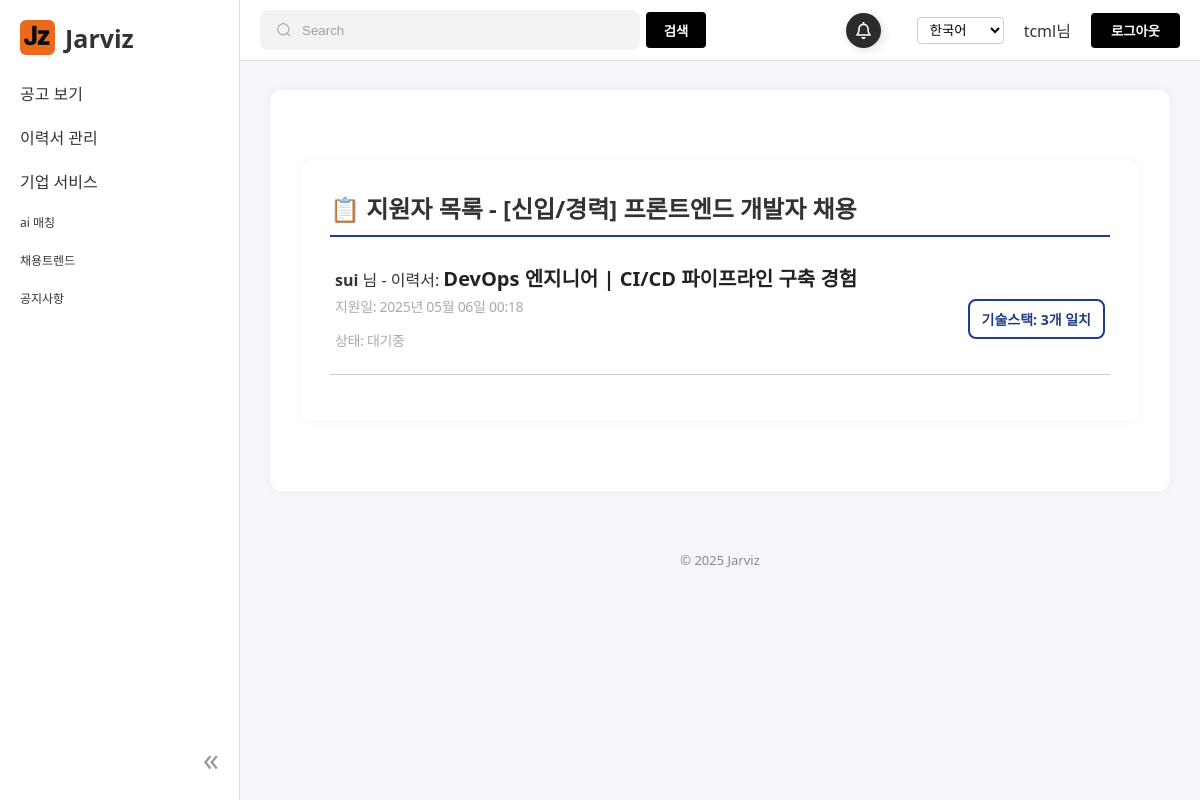
The app's page /jobs/3/applicants/ (signed in) with its own data.
### accounts/models.py (models this page shows, shortened)
class UserAccount(AbstractBaseUser, PermissionsMixin):
    username = models.CharField(max_length=30, unique=True)
    email = models.EmailField()
    full_name = models.CharField(max_length=100, blank=True, null=True)
    is_company = models.BooleanField(default=False)
    company_name = models.CharField(max_length=100, blank=True, null=True)
    contact_person = models.CharField(max_length=50, blank=True, null=True)
    phone_number = models.CharField(max_length=20, blank=True, null=True)
    company_website = models.URLField(blank=True, null=True)
    is_active = models.BooleanField(default=True)
    is_staff = models.BooleanField(default=False)
    groups = models.ManyToManyField(
        Group,
        related_name='useraccount_groups',
        blank=True
    )
    user_permissions = models.ManyToManyField(
        Permission,
        related_name='useraccount_permissions',
        blank=True
    )
    objects = UserAccountManager()
    USERNAME_FIELD = 'username'
    REQUIRED_FIELDS = ['email']

### workhub/models.py (models this page shows, shortened)
class JobPost(models.Model):
    employer = models.ForeignKey(
        User,
        on_delete=models.CASCADE,
        limit_choices_to={'is_company': True},
        related_name='workhub_jobposts'
    )
    title = models.CharField(max_length=200)
    description = models.TextField()
    category = models.CharField(max_length=20, choices=CATEGORY_CHOICES)
    salary = models.CharField(max_length=100)
    deadline = models.DateField()
    created_at = models.DateTimeField(auto_now_add=True)
    location = models.CharField(max_length=100, choices=LOCATION_CHOICES, default='seoul')
    experience = models.CharField(max_length=20, choices=EXPERIENCE_CHOICES, default='entry')
    education = models.CharField(max_length=20, choices=EDUCATION_CHOICES, default='bachelor')
    tech_stack = models.ManyToManyField(TechStack, blank=True)
    views = models.PositiveIntegerField(default=0)  # 조회수
    applicants = models.PositiveIntegerField(default=0)  # 지원자 수
    class Meta:
        ordering = ['-created_at']

class Application(models.Model):
    STATUS_CHOICES = [
        ('pending', '대기중'),
        ('reviewed', '검토중'),
        ('accepted', '합격'),
        ('rejected', '불합격'),
    ]
    user = models.ForeignKey(
        settings.AUTH_USER_MODEL,
        on_delete=models.CASCADE,
        related_name='applications'
    )
    resume = models.ForeignKey(
        Resume,
        on_delete=models.CASCADE,
        related_name='applications'
    )
    job = models.ForeignKey(
        JobPost,
        on_delete=models.CASCADE,
        related_name='applications'
    )
    cover_letter = models.TextField(blank=True)
    status = models.CharField(max_length=20, choices=STATUS_CHOICES, default='pending')
    applied_at = models.DateTimeField(auto_now_add=True)
    class Meta:
        unique_together = ('resume', 'job')
        ordering = ['-applied_at']

class Resume(models.Model):
    user = models.ForeignKey(User, on_delete=models.CASCADE)
    title = models.CharField(max_length=200)
    content = models.TextField()
    uploaded_file = models.FileField(upload_to='resumes/%Y/%m/%d/', blank=True, null=True)
    experience = models.CharField(max_length=20, choices=EXPERIENCE_CHOICES, default='entry')
    education = models.CharField(max_length=20, choices=EDUCATION_CHOICES, default='bachelor')
    preferred_location = models.CharField(max_length=20, choices=LOCATION_CHOICES, default='seoul')
    category = models.CharField(max_length=20, choices=CATEGORY_CHOICES)
    tech_stack = models.ManyToManyField(TechStack, blank=True)
    preferred_location = models.CharField(
        max_length=20,
        choices=LOCATION_CHOICES,
        default='seoul',
        verbose_name='근무 가능 지역'
    )
    created_at = models.DateTimeField(auto_now_add=True)

### workhub/views.py (the view)
# urls.py: path('jobs/<int:pk>/applicants/', JobApplicantsView.as_view(), name='job_applicants'),
class JobApplicantsView(LoginRequiredMixin, UserPassesTestMixin, DetailView):
    model = JobPost
    template_name = 'company/job_applicants.html'
    context_object_name = 'job'
    def get_context_data(self, **kwargs):
        context = super().get_context_data(**kwargs)
        applications = self.object.applications.select_related('user', 'resume')
        job_tech_ids = set(self.object.tech_stack.values_list('id', flat=True))  # 기준 공고의 기술 스택
        for app in applications:
            resume_tech_ids = set(app.resume.tech_stack.values_list('id', flat=True))
            app.matched_tech_count = len(job_tech_ids & resume_tech_ids)  # 동적으로 속성 추가
        context['applications'] = applications
        return context
    def test_func(self):
        job = self.get_object()
        return self.request.user == job.employer and self.request.user.is_company

### workhub/context_processors.py (called while the page is built)
def latest_job_post(request):
    if request.user.is_authenticated and request.user.is_company:
        latest_job = JobPost.objects.filter(employer=request.user).order_by('-created_at').first()
        return {'latest_job': latest_job}
    return {}

### templates/company/job_applicants.html (shortened to what this page needs)
{% extends "base.html" %}
{% load static %}
{% block content %}
<link rel="stylesheet" href="{% static 'css/job.css' %}">
<div class="job-container">
  <h2 class="job-title">📋 지원자 목록 - {{ job.title }}</h2>
  {% if applications %}
    <ul class="job-list">
      {% for application in applications %}
        <li class="job-list-item-line">
          <div class="job-list-left">
            <strong>{{ application.user.username }}</strong> 님 - 이력서:
            <a href="{% url 'workhub:company_view_resume' application.resume.pk %}" class="job-title-link">
              {{ application.resume.title }}
            </a>
            <p class="job-date">지원일: {{ application.applied_at|date:"Y년 m월 d일 H:i" }}</p>
            <p class="job-date">상태: {{ application.get_status_display }}</p>
          </div>
          <div class="match-box">
            기술스택: {{ application.matched_tech_count }}개 일치
          </div>
        </li>
      {% endfor %}
    </ul>
  {% else %}
    <p>아직 지원한 사용자가 없습니다.</p>
  {% endif %}
</div>
{% endblock %}

### templates/base.html (shortened to what this page needs)
{% load static %}
<!DOCTYPE html>
<html lang="ko">
<head>
  <link rel="stylesheet" href="{% static 'css/base.css' %}">
</head>
<body class="{% if user.is_authenticated and user.is_staff %}is-employer{% endif %}">
  <div class="sidebar">
    <div class="sidebar-header">
      <div class="sidebar-logo-container">
        <a href="/" class="sidebar-logo">
          <img src="{% static 'images/JZ.png' %}" alt="홈">
          <h2>Jarviz</h2>
        </a>
      </div>
    </div>
    <nav>
      <ul>
        <li class="dropdown">
          <div class="dropdown-toggle">공고 보기</div>
        </li>
        <li class="dropdown">
          <div class="dropdown-toggle">이력서 관리</div>
        </li>
        <li class="dropdown">
          <div class="dropdown-toggle">기업 서비스</div>
        </li>
        <li class="single-item">ai 매칭</li>
        <li class="single-item">채용트렌드</li>
        <li class="single-item">공지사항</li>
      </ul>
    </nav>
    <div class="sidebar-footer">
      <span class="sidebar-toggle" id="sidebarToggle">«</span>
    </div>
  </div>
  <div class="gnb">
    <div class="search-group">
      <input class="input" type="search" placeholder="Search" />
      <button type="submit" class="search-btn">검색</button>
    </div>
    <div class="user-menu">
      <button class="bell-button">
      </button>
      <form id="language-form" action="{% url 'set_language' %}" method="post" style="margin-left: 1rem;">
        <select name="language" onchange="document.getElementById('language-form').submit();" style="padding: 4px 8px; border: 1px solid #ccc; border-radius: 4px; background-color: #fff; color: #000;">
          <option value="ko" {% if LANGUAGE_CODE == 'ko' %}selected{% endif %}>한국어</option>
        </select>
      </form>
      {% if user.is_authenticated %}
        <span>{{ user.username }}님</span>
        <form method="post" action="{% url 'accounts:logout' %}" style="display:inline;">
          <button class="gnb-login-btn" onclick="location.href='{% url 'accounts:logout' %}'">로그아웃</button>
        </form>
      {% else %}
        <button type="button" class="gnb-login-btn" onclick="location.href='{% url 'accounts:login' %}'">로그인</button>
      {% endif %}
    </div>
  </div>
  <main class="main">
    <div class="container">
      {% block content %}{% endblock %}
    </div>
    <footer>
      <p>© 2025 Jarviz</p>
    </footer>
  </main>
</body>
</html>

### static/css/base.css (style rules this page uses)
body { margin: 0; font-family: 'Segoe UI', Tahoma, Geneva, Verdana, sans-serif; background-color: #f5f6fa; color: #333; }
.sidebar { position: fixed; top: 0; left: 0; width: 240px; height: 100vh; background-color: #ffffff; border-right: 1px solid #ddd; padding: 20px; box-sizing: border-box; transition: width 0.3s ease; z-index: 1001; }
.sidebar-logo-container { display: flex; align-items: center; justify-content: space-between; }
.sidebar-logo { display: flex; align-items: center; text-decoration: none; color: inherit; }
.sidebar-logo img { width: 35px; height: 35px; margin-right: 10px; border-radius: 6px; }
.sidebar h2 { font-size: 25px; margin: 0; }
.sidebar-toggle { font-size: 32px; cursor: pointer; color: #999; }
.sidebar ul { list-style: none; padding: 0; }
.sidebar li { padding: 10px 0; cursor: pointer; }
.sidebar li.single-item { font-size: 12px; }
.sidebar-footer { position: absolute; bottom: 20px; right: 20px; }
.gnb { position: fixed; top: 0; left: 240px; right: 0; height: 60px; background-color: #ffffff; border-bottom: 1px solid #ddd; display: flex; align-items: center; justify-content: space-between; padding: 0 20px; transition: left 0.3s ease; z-index: 1000; }
.search-group { display: flex; line-height: 28px; align-items: center; position: relative; max-width: 100%; gap: 6px; }
.input { width: 380px; height: 40px; line-height: 28px; padding: 0 1rem; padding-left: 2.5rem; border: 2px solid transparent; border-radius: 8px; outline: none; background-color: #f3f3f4; color: #0d0c22; transition: 0.3s ease; }
.input::placeholder { color: #9e9ea7; }
.icon { position: absolute; left: 1rem; fill: #9e9ea7; width: 1rem; height: 1rem; }
.search-btn { height: 36px; width: 60px; padding: 0 12px; background-color: black; color: #ffffff; font-weight: bold; border: none; border-radius: 4px; cursor: pointer; transition: background-color 0.3s ease, color 0.3s ease; }
.gnb .user-menu { display: flex; align-items: center; gap: 20px; }
.gnb-login-btn { padding: 8px 20px; background-color: black; color: #ffffff; font-weight: bold; border: none; border-radius: 4px; cursor: pointer; transition: background-color 0.3s ease, color 0.3s ease; }
.main { margin-left: 240px; margin-top: 60px; transition: margin-left 0.3s ease; padding: 30px; }
.container { max-width: 1200px; margin: 0 auto; background: #fff; padding: 30px; border-radius: 12px; box-shadow: 0 0 10px rgba(0,0,0,0.05); }
footer { text-align: center; color: #888; font-size: 13px; margin-top: 60px; }
.bell-button { width: 35px; height: 35px; position: relative; display: flex; align-items: center; justify-content: center; background-color: rgb(44, 44, 44); border-radius: 50%; cursor: pointer; transition-duration: .3s; box-shadow: 2px 2px 10px rgba(0, 0, 0, 0.13); border: none; overflow: visible; }
.bell { width: 17px ; height: 17px ; display: inline-block; }

### static/css/job.css (style rules this page uses)
.job-container { background: white; padding: 30px; border-radius: 12px; box-shadow: 0 0 10px rgba(0,0,0,0.05); max-width: 1100px; margin: 40px auto; }
.job-title { font-size: 24px; margin-bottom: 20px; border-bottom: 2px solid #1F3C88; padding-bottom: 10px; }
.job-list { list-style: none; padding: 0; }
.job-list-item-line { display: flex; justify-content: space-between; align-items: center; padding: 10px 5px; border-bottom: 1px solid #ccc; gap: 5; }
.job-title-link { font-size: 20px; font-weight: bold; color: #222; text-decoration: none; }
.job-date { font-size: 14px; color: #aaa; margin-top: 4px; letter-spacing: -0.3px; }
.job-title { flex-grow: 1; margin: 0; font-size: 24px; font-weight: bold; }
.match-box { border: 2px solid #1F3C88; background-color: white; color: #1F3C88; font-weight: bold; padding: 8px 12px; border-radius: 8px; display: inline-block; font-size: 14px; margin-top: 10px; }

### records on screen
UserAccount: username "tcml"
JobPost: title "[신입/경력] 프론트엔드 개발자 채용"
Application: user.username "sui", resume "DevOps 엔지니어 | CI/CD 파이프라인 구축 경험", applied_at "2025년 05월 06일 00:18", status "대기중", matched_tech_count "3"
